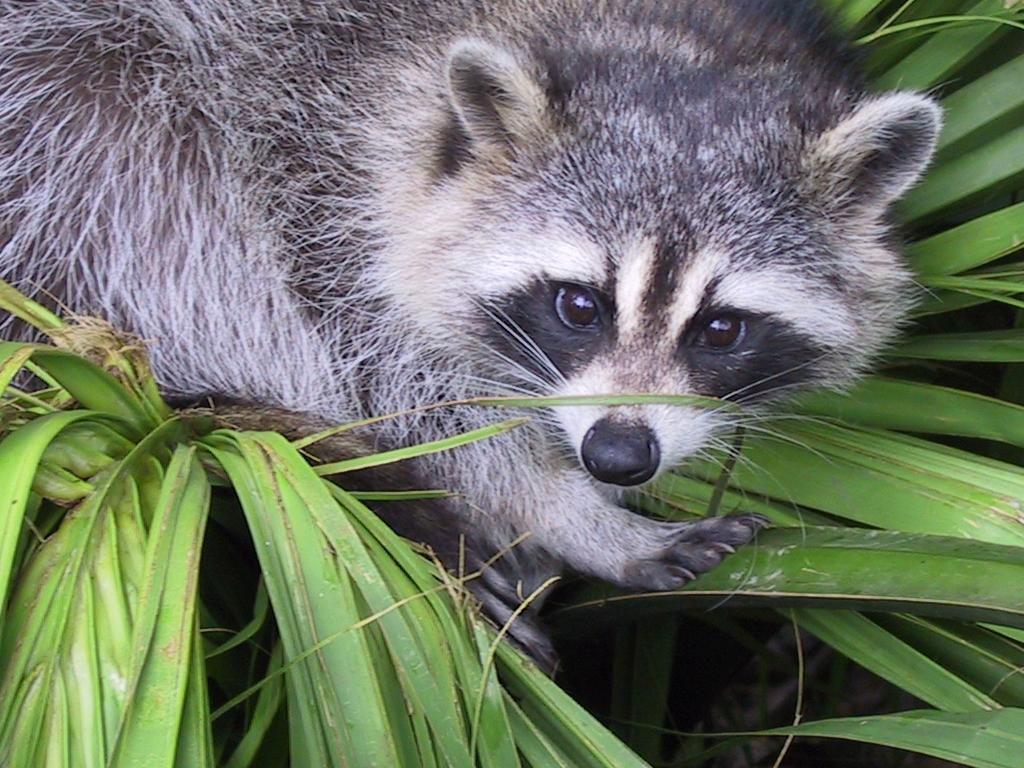
#> input picture Python-1-Array/ex03/animal.jpeg, 1024 x 768 px
$ python zoom.py
#> lines starting #> are read from the running program, lines starting #| are printed output that depends on the picture
### Python-1-Array/ex03/load_image.py
#REF: https://pillow.readthedocs.io/en/stable/reference/Image.html#functions
import numpy as np
from numpy import ndarray
from PIL import Image

def ft_load(path: str) -> ndarray:
#> called with path = 'animal.jpeg'
    with Image.open(path) as image:
#> image is the input picture: PIL image 1024x768 RGB; mean R, G, B 110.7, 117.7, 102.1
        imageNp = np.asarray(image)
        print(f"The shape of image is : {imageNp.shape}")
#| The shape of image is : (768, 1024, 3)
        print(imageNp)
#> (printed output is left out)
        return imageNp

### Python-1-Array/ex03/zoom.py
from load_image import ft_load
from PIL import Image


def zoom(path: str) -> None:
    """
    Zooms into a specific region of an image and saves the cropped image.
    Args:
        path (str): The file path to the image.
        Returns:
        None
        Raises:
            FileNotFoundError: If the image file does not exist.
            ValueError: If the image cannot be opened or converted.
    """
    _ndarray = ft_load(path)
    print(_ndarray)
#> (printed output is left out)
    _ndarray = _ndarray[150:550, 400:800, 1]
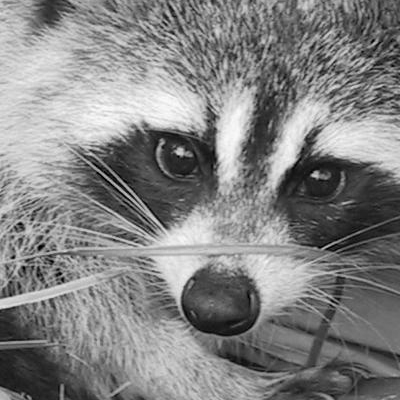
#> _ndarray: shape (400, 400); min 0, max 252, mean 130.6
    print(f"New shape after slicing: {_ndarray.shape}")
#| New shape after slicing: (400, 400)
    print(_ndarray)
#> (printed output is left out)
    new_image = Image.fromarray(_ndarray)
    new_image.save("cropped_image.jpg")
    new_image.show()


def main():
    """ """
    try:
        zoom("animal.jpeg")
    except Exception as error:
        print(f"Error: {error}")


if __name__ == "__main__":
    main()
